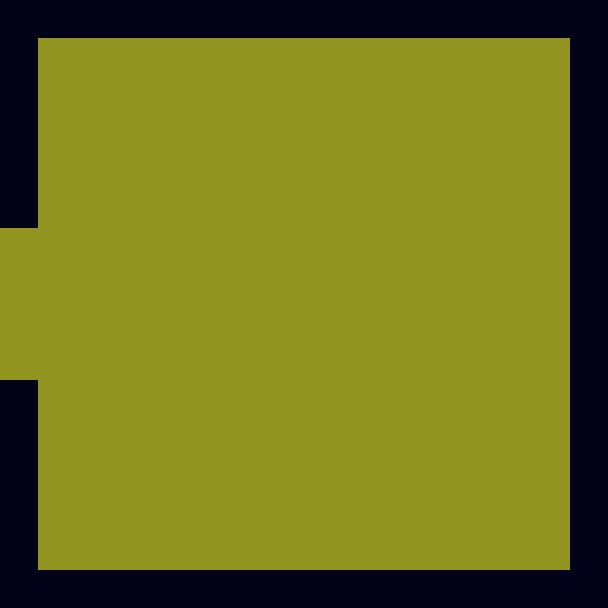

Tiled map render using the project's own tile images. Description and the whole map definition, tile-layer contents included, below:
An orthogonal 16x16 tile map with 38x38 px tiles, 2 tile layers (background, walls).

<map version="1.10" tiledversion="1.10.2" orientation="orthogonal" renderorder="right-down" width="16" height="16" tilewidth="38" tileheight="38" infinite="0" nextlayerid="3" nextobjectid="1">
 <tileset firstgid="1" source="deltaworld.tsx" />
 <layer id="1" name="background" width="16" height="16">
  <data encoding="csv">
0,0,0,0,0,0,0,0,0,0,0,0,0,0,0,0,
0,17,17,17,17,17,17,17,17,17,17,17,17,17,17,0,
0,17,17,17,17,17,17,17,17,17,17,17,17,17,17,0,
0,17,17,17,17,17,17,17,17,17,17,17,17,17,17,0,
0,17,17,17,17,17,17,17,17,17,17,17,17,17,17,0,
0,17,17,17,17,17,17,17,17,17,17,17,17,17,17,0,
17,17,17,17,17,17,17,17,17,17,17,17,17,17,17,0,
17,17,17,17,17,17,17,17,17,17,17,17,17,17,17,0,
17,17,17,17,17,17,17,17,17,17,17,17,17,17,17,0,
17,17,17,17,17,17,17,17,17,17,17,17,17,17,17,0,
0,17,17,17,17,17,17,17,17,17,17,17,17,17,17,0,
0,17,17,17,17,17,17,17,17,17,17,17,17,17,17,0,
0,17,17,17,17,17,17,17,17,17,17,17,17,17,17,0,
0,17,17,17,17,17,17,17,17,17,17,17,17,17,17,0,
0,17,17,17,17,17,17,17,17,17,17,17,17,17,17,0,
0,0,0,0,0,0,0,0,0,0,0,0,0,0,0,0
</data>
 </layer>
 <layer id="2" name="walls" width="16" height="16">
  <data encoding="csv">
16,16,16,16,16,16,16,16,16,16,16,16,16,16,16,16,
16,0,0,0,0,0,0,0,0,0,0,0,0,0,0,16,
16,0,0,0,0,0,0,0,0,0,0,0,0,0,0,16,
16,0,0,0,0,0,0,0,0,0,0,0,0,0,0,16,
16,0,0,0,0,0,0,0,0,0,0,0,0,0,0,16,
16,0,0,0,0,0,0,0,0,0,0,0,0,0,0,16,
0,0,0,0,0,0,0,0,0,0,0,0,0,0,0,16,
0,0,0,0,0,0,0,0,0,0,0,0,0,0,0,16,
0,0,0,0,0,0,0,0,0,0,0,0,0,0,0,16,
0,0,0,0,0,0,0,0,0,0,0,0,0,0,0,16,
16,0,0,0,0,0,0,0,0,0,0,0,0,0,0,16,
16,0,0,0,0,0,0,0,0,0,0,0,0,0,0,16,
16,0,0,0,0,0,0,0,0,0,0,0,0,0,0,16,
16,0,0,0,0,0,0,0,0,0,0,0,0,0,0,16,
16,0,0,0,0,0,0,0,0,0,0,0,0,0,0,16,
16,16,16,16,16,16,16,16,16,16,16,16,16,16,16,16
</data>
 </layer>
</map>
